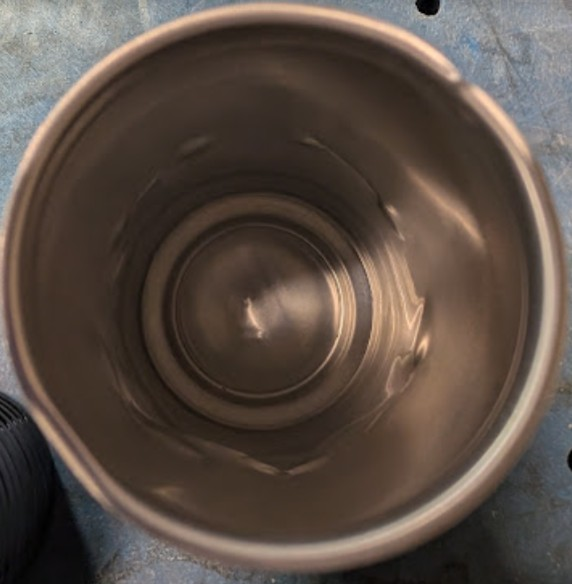
#> input picture can_top.jpg, 572 x 584 px, given in place of the camera
$ python lid_check_marcos.py
#> lines starting #> are read from the running program, lines starting #| are printed output that depends on the picture; after the words box and inside, x2 and y2 are one past the last pixel; in counts of white or black regions, pixels touching at a corner belong together
import cv2
import numpy as np

KNOWN_OD_MM = 56.9
pixels_per_mm = None

# Index 0 for the laptop webcam
cap = cv2.VideoCapture(0)


while True:
    ret, frame = cap.read()
#> frame is the input picture: shape (584, 572, 3); mean B, G, R 69.3, 77.8, 90.3
    if not ret:
        break

    gray = cv2.cvtColor(frame, cv2.COLOR_BGR2GRAY)
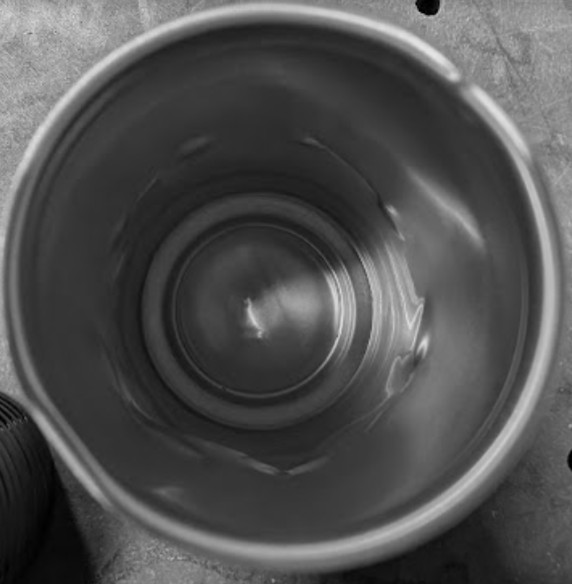
#> gray: shape (584, 572); min 0, max 230, mean 80.6
    blurred = cv2.GaussianBlur(gray, (5, 5), 0)

    # Canny edge detection helps isolate both the inner and outer rim lines
    edges = cv2.Canny(blurred, 40, 120)
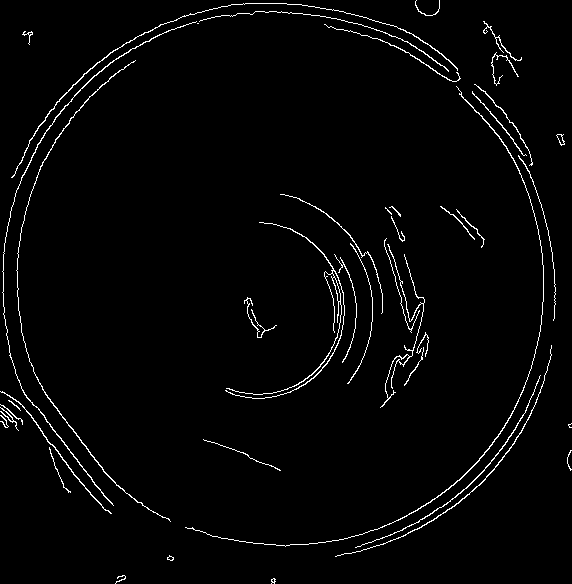
#> edges: shape (584, 572); 2.3% white in thin lines or dots

    # Close small gaps in the edge lines
    kernel = cv2.getStructuringElement(cv2.MORPH_ELLIPSE, (3, 3))
    closed = cv2.morphologyEx(edges, cv2.MORPH_CLOSE, kernel)
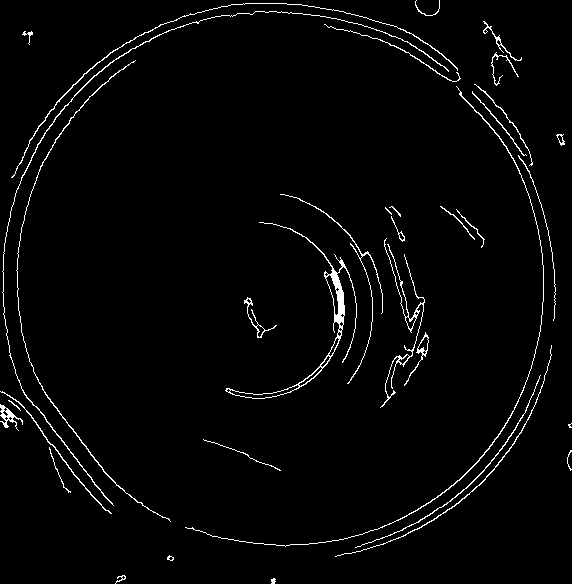
#> closed: shape (584, 572); 2.4% white in thin lines or dots

    # RETR_LIST retrieves all contours without parent/child hierarchy
    contours, _ = cv2.findContours(closed, cv2.RETR_LIST, cv2.CHAIN_APPROX_SIMPLE)
#> contours = 64 contours, 30 with area under 20; largest, box (x1, y1, x2, y2) and area: (225, 222, 357, 399) 1226, (229, 384, 300, 399) 269, (380, 238, 425, 408) 250, (2, 11, 449, 506) 228, (325, 274, 339, 316) 197
    display = frame.copy()

    # Filter out noise and sort by largest area
    valid_contours = [c for c in contours if cv2.contourArea(c) > 3000 and len(c) >= 5]
#> valid_contours = []
    valid_contours = sorted(valid_contours, key=cv2.contourArea, reverse=True)

    # We need at least 2 distinct contours (outer lip and inner plug)
    if len(valid_contours) >= 2:
        outer_contour = valid_contours[0]
        inner_contour = valid_contours[1]

        (cx_out, cy_out), (d1_out, d2_out), angle_out = cv2.fitEllipse(outer_contour)
        (cx_in, cy_in), (d1_in, d2_in), angle_in = cv2.fitEllipse(inner_contour)

        # Average the axes to get the pixel diameter
        outer_px_dia = (d1_out + d2_out) / 2.0
        inner_px_dia = (d1_in + d2_in) / 2.0

        # Draw the detected bounds
        cv2.ellipse(display, ((cx_out, cy_out), (d1_out, d2_out), angle_out), (255, 0, 0), 2)
        cv2.ellipse(display, ((cx_in, cy_in), (d1_in, d2_in), angle_in), (0, 255, 255), 2)

        key = cv2.waitKey(1) & 0xFF
        if key == ord('c'):
            pixels_per_mm = outer_px_dia / KNOWN_OD_MM
            print(f"Calibrated: {pixels_per_mm:.2f} pixels per mm")

        if pixels_per_mm:
            # Calculate physical measurements in millimeters
            outer_mm = outer_px_dia / pixels_per_mm
            plug_mm = inner_px_dia / pixels_per_mm
            flange_mm = (outer_mm - plug_mm) / 2.0

            # Tolerances from the Dimension Key table
            plug_pass = 52.15 <= plug_mm <= 52.65     # 52.40 ± 0.25 mm
            flange_pass = 1.85 <= flange_mm <= 2.35   # 2.10 ± 0.25 mm

            is_good = plug_pass and flange_pass

            status_text = "PASS" if is_good else "FAIL"
            status_color = (0, 255, 0) if is_good else (0, 0, 255)
            cv2.putText(display, f"Status: {status_text}", (20, 40), cv2.FONT_HERSHEY_SIMPLEX, 0.8, status_color, 2)

            plug_color = (0, 255, 0) if plug_pass else (0, 0, 255)
            cv2.putText(display, f"Plug (A): {plug_mm:.2f} mm", (20, 75), cv2.FONT_HERSHEY_SIMPLEX, 0.6, plug_color, 2)

            flange_color = (0, 255, 0) if flange_pass else (0, 0, 255)
            cv2.putText(display, f"Flange (B): {flange_mm:.2f} mm", (20, 105), cv2.FONT_HERSHEY_SIMPLEX, 0.6, flange_color, 2)
        else:
            cv2.putText(display, "Press 'C' to calibrate OD (56.9mm)", (20, 40), cv2.FONT_HERSHEY_SIMPLEX, 0.7, (0, 0, 255), 2)

    cv2.imshow("Dimensional Inspection", display)
    if cv2.waitKey(1) & 0xFF == ord('q'):
#> (key q is pressed here)
        break

cap.release()
cv2.destroyAllWindows()
